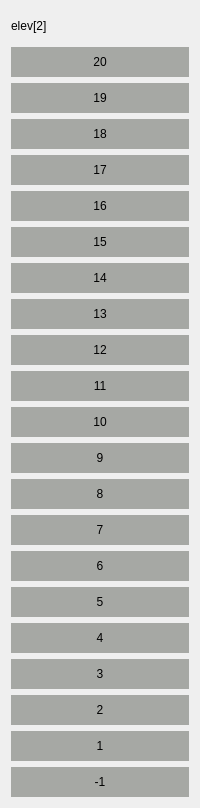
           <widget class="QWidget" name="widget_29" native="true">
            <layout class="QVBoxLayout" name="verticalLayout_21">
             <item>
              <widget class="QLabel" name="label_31">
               <property name="minimumSize">
                <size>
                 <width>0</width>
                 <height>30</height>
                </size>
               </property>
               <property name="text">
                <string>elev[2]</string>
               </property>
              </widget>
             </item>
             <item>
              <widget class="QLabel" name="label_2_21">
               <property name="minimumSize">
                <size>
                 <width>0</width>
                 <height>30</height>
                </size>
               </property>
               <property name="styleSheet">
                <string notr="true">background-color: rgb(166, 168, 164);
border-color: rgb(36, 36, 36);</string>
               </property>
               <property name="text">
                <string>20</string>
               </property>
               <property name="alignment">
                <set>Qt::AlignCenter</set>
               </property>
              </widget>
             </item>
             <item>
              <widget class="QLabel" name="label_2_22">
               <property name="minimumSize">
                <size>
                 <width>0</width>
                 <height>30</height>
                </size>
               </property>
               <property name="styleSheet">
                <string notr="true">background-color: rgb(166, 168, 164);
border-color: rgb(36, 36, 36);</string>
               </property>
               <property name="text">
                <string>19</string>
               </property>
               <property name="alignment">
                <set>Qt::AlignCenter</set>
               </property>
              </widget>
             </item>
             <item>
              <widget class="QLabel" name="label_2_23">
               <property name="minimumSize">
                <size>
                 <width>0</width>
                 <height>30</height>
                </size>
               </property>
               <property name="styleSheet">
                <string notr="true">background-color: rgb(166, 168, 164);
border-color: rgb(36, 36, 36);</string>
               </property>
               <property name="text">
                <string>18</string>
               </property>
               <property name="alignment">
                <set>Qt::AlignCenter</set>
               </property>
              </widget>
             </item>
             <item>
              <widget class="QLabel" name="label_2_24">
               <property name="minimumSize">
                <size>
                 <width>0</width>
                 <height>30</height>
                </size>
               </property>
               <property name="styleSheet">
                <string notr="true">background-color: rgb(166, 168, 164);
border-color: rgb(36, 36, 36);</string>
               </property>
               <property name="text">
                <string>17</string>
               </property>
               <property name="alignment">
                <set>Qt::AlignCenter</set>
               </property>
              </widget>
             </item>
             <item>
              <widget class="QLabel" name="label_2_25">
               <property name="minimumSize">
                <size>
                 <width>0</width>
                 <height>30</height>
                </size>
               </property>
               <property name="styleSheet">
                <string notr="true">background-color: rgb(166, 168, 164);
border-color: rgb(36, 36, 36);</string>
               </property>
               <property name="text">
                <string>16</string>
               </property>
               <property name="alignment">
                <set>Qt::AlignCenter</set>
               </property>
              </widget>
             </item>
             <item>
              <widget class="QLabel" name="label_2_26">
               <property name="minimumSize">
                <size>
                 <width>0</width>
                 <height>30</height>
                </size>
               </property>
               <property name="styleSheet">
                <string notr="true">background-color: rgb(166, 168, 164);
border-color: rgb(36, 36, 36);</string>
               </property>
               <property name="text">
                <string>15</string>
               </property>
               <property name="alignment">
                <set>Qt::AlignCenter</set>
               </property>
              </widget>
             </item>
             <item>
              <widget class="QLabel" name="label_2_27">
               <property name="minimumSize">
                <size>
                 <width>0</width>
                 <height>30</height>
                </size>
               </property>
               <property name="styleSheet">
                <string notr="true">background-color: rgb(166, 168, 164);
border-color: rgb(36, 36, 36);</string>
               </property>
               <property name="text">
                <string>14</string>
               </property>
               <property name="alignment">
                <set>Qt::AlignCenter</set>
               </property>
              </widget>
             </item>
             <item>
              <widget class="QLabel" name="label_2_28">
               <property name="minimumSize">
                <size>
                 <width>0</width>
                 <height>30</height>
                </size>
               </property>
               <property name="styleSheet">
                <string notr="true">background-color: rgb(166, 168, 164);
border-color: rgb(36, 36, 36);</string>
               </property>
               <property name="text">
                <string>13</string>
               </property>
               <property name="alignment">
                <set>Qt::AlignCenter</set>
               </property>
              </widget>
             </item>
             <item>
              <widget class="QLabel" name="label_2_29">
               <property name="minimumSize">
                <size>
                 <width>0</width>
                 <height>30</height>
                </size>
               </property>
               <property name="styleSheet">
                <string notr="true">background-color: rgb(166, 168, 164);
border-color: rgb(36, 36, 36);</string>
               </property>
               <property name="text">
                <string>12</string>
               </property>
               <property name="alignment">
                <set>Qt::AlignCenter</set>
               </property>
              </widget>
             </item>
             <item>
              <widget class="QLabel" name="label_2_30">
               <property name="minimumSize">
                <size>
                 <width>0</width>
                 <height>30</height>
                </size>
               </property>
               <property name="styleSheet">
                <string notr="true">background-color: rgb(166, 168, 164);
border-color: rgb(36, 36, 36);</string>
               </property>
               <property name="text">
                <string>11</string>
               </property>
               <property name="alignment">
                <set>Qt::AlignCenter</set>
               </property>
              </widget>
             </item>
             <item>
              <widget class="QLabel" name="label_2_31">
               <property name="minimumSize">
                <size>
                 <width>0</width>
                 <height>30</height>
                </size>
               </property>
               <property name="styleSheet">
                <string notr="true">background-color: rgb(166, 168, 164);
border-color: rgb(36, 36, 36);</string>
               </property>
               <property name="text">
                <string>10</string>
               </property>
               <property name="alignment">
                <set>Qt::AlignCenter</set>
               </property>
              </widget>
             </item>
             <item>
              <widget class="QLabel" name="label_2_32">
               <property name="minimumSize">
                <size>
                 <width>0</width>
                 <height>30</height>
                </size>
               </property>
               <property name="styleSheet">
                <string notr="true">background-color: rgb(166, 168, 164);
border-color: rgb(36, 36, 36);</string>
               </property>
               <property name="text">
                <string>9</string>
               </property>
               <property name="alignment">
                <set>Qt::AlignCenter</set>
               </property>
              </widget>
             </item>
             <item>
              <widget class="QLabel" name="label_2_33">
               <property name="minimumSize">
                <size>
                 <width>0</width>
                 <height>30</height>
                </size>
               </property>
               <property name="styleSheet">
                <string notr="true">background-color: rgb(166, 168, 164);
border-color: rgb(36, 36, 36);</string>
               </property>
               <property name="text">
                <string>8</string>
               </property>
               <property name="alignment">
                <set>Qt::AlignCenter</set>
               </property>
              </widget>
             </item>
             <item>
              <widget class="QLabel" name="label_2_34">
               <property name="minimumSize">
                <size>
                 <width>0</width>
                 <height>30</height>
                </size>
               </property>
               <property name="styleSheet">
                <string notr="true">background-color: rgb(166, 168, 164);
border-color: rgb(36, 36, 36);</string>
               </property>
               <property name="text">
                <string>7</string>
               </property>
               <property name="alignment">
                <set>Qt::AlignCenter</set>
               </property>
              </widget>
             </item>
             <item>
              <widget class="QLabel" name="label_2_35">
               <property name="minimumSize">
                <size>
                 <width>0</width>
                 <height>30</height>
                </size>
               </property>
               <property name="styleSheet">
                <string notr="true">background-color: rgb(166, 168, 164);
border-color: rgb(36, 36, 36);</string>
               </property>
               <property name="text">
                <string>6</string>
               </property>
               <property name="alignment">
                <set>Qt::AlignCenter</set>
               </property>
              </widget>
             </item>
             <item>
              <widget class="QLabel" name="label_2_36">
               <property name="minimumSize">
                <size>
                 <width>0</width>
                 <height>30</height>
                </size>
               </property>
               <property name="styleSheet">
                <string notr="true">background-color: rgb(166, 168, 164);
border-color: rgb(36, 36, 36);</string>
               </property>
               <property name="text">
                <string>5</string>
               </property>
               <property name="alignment">
                <set>Qt::AlignCenter</set>
               </property>
              </widget>
             </item>
             <item>
              <widget class="QLabel" name="label_2_37">
               <property name="minimumSize">
                <size>
                 <width>0</width>
                 <height>30</height>
                </size>
               </property>
               <property name="styleSheet">
                <string notr="true">background-color: rgb(166, 168, 164);
border-color: rgb(36, 36, 36);</string>
               </property>
               <property name="text">
                <string>4</string>
               </property>
               <property name="alignment">
                <set>Qt::AlignCenter</set>
               </property>
              </widget>
             </item>
             <item>
              <widget class="QLabel" name="label_2_38">
               <property name="minimumSize">
                <size>
                 <width>0</width>
                 <height>30</height>
                </size>
               </property>
               <property name="styleSheet">
                <string notr="true">background-color: rgb(166, 168, 164);
border-color: rgb(36, 36, 36);</string>
               </property>
               <property name="text">
                <string>3</string>
               </property>
               <property name="alignment">
                <set>Qt::AlignCenter</set>
               </property>
              </widget>
             </item>
             <item>
              <widget class="QLabel" name="label_2_39">
               <property name="minimumSize">
                <size>
                 <width>0</width>
                 <height>30</height>
                </size>
               </property>
               <property name="styleSheet">
                <string notr="true">background-color: rgb(166, 168, 164);
border-color: rgb(36, 36, 36);</string>
               </property>
               <property name="text">
                <string>2</string>
               </property>
               <property name="alignment">
                <set>Qt::AlignCenter</set>
               </property>
              </widget>
             </item>
             <item>
              <widget class="QLabel" name="label_2_40">
               <property name="minimumSize">
                <size>
                 <width>0</width>
                 <height>30</height>
                </size>
               </property>
               <property name="styleSheet">
                <string notr="true">background-color: rgb(166, 168, 164);
border-color: rgb(36, 36, 36);</string>
               </property>
               <property name="text">
                <string>1</string>
               </property>
               <property name="alignment">
                <set>Qt::AlignCenter</set>
               </property>
              </widget>
             </item>
             <item>
              <widget class="QLabel" name="label_2_41">
               <property name="minimumSize">
                <size>
                 <width>0</width>
                 <height>30</height>
                </size>
               </property>
               <property name="styleSheet">
                <string notr="true">background-color: rgb(166, 168, 164);
border-color: rgb(36, 36, 36);</string>
               </property>
               <property name="text">
                <string>-1</string>
               </property>
               <property name="alignment">
                <set>Qt::AlignCenter</set>
               </property>
              </widget>
             </item>
            </layout>
           </widget>
